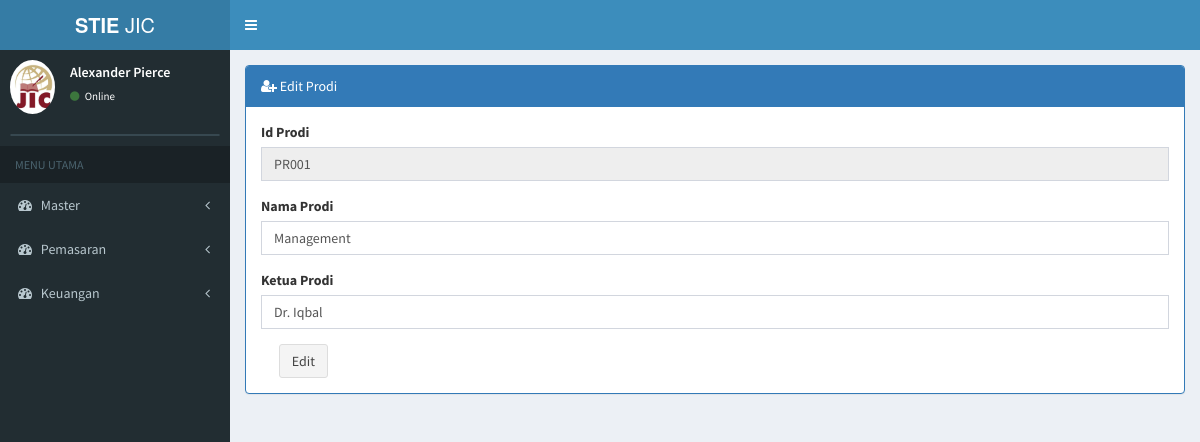
/index.php/master_prodi/edit_prodi/PR001, run on an earlier commit of the app's database.
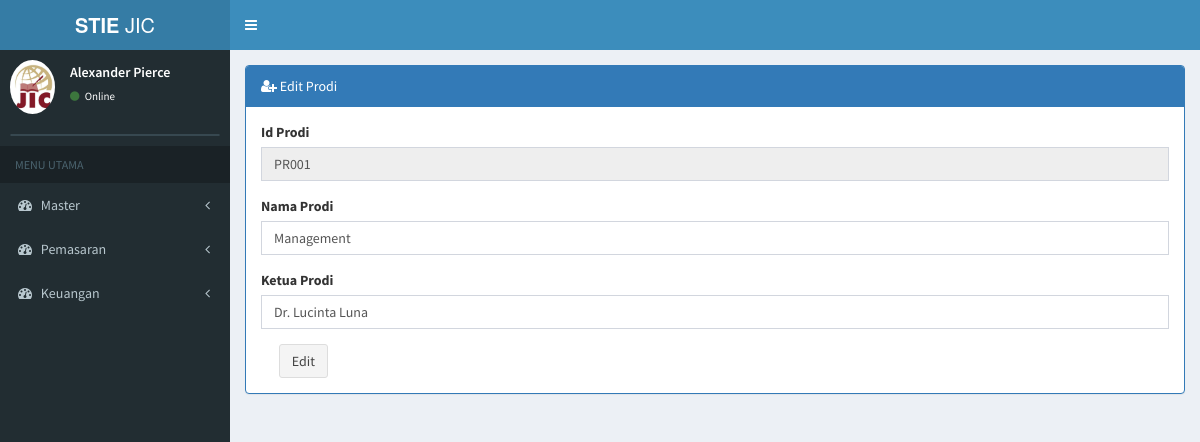
And on a later commit of the database.
### tables this page shows
CREATE TABLE `tb_prodi` (
  `id_prodi` varchar(6) NOT NULL,
  `nama_prodi` varchar(20) NOT NULL,
  `ketua_prodi` varchar(50) NOT NULL
);

### application/controllers/master_prodi.php (called while the page is built, shortened)
<?php
class Master_prodi extends CI_Controller {
	public function __construct()
	{
		$this->load->model('prodi_model');
	}
	public function edit_prodi(){
				$data['main_view'] = 'Prodi/edit_prodi_view';
				$id_prodi = $this->uri->segment(3);
				$data['edit'] = $this->prodi_model->get_prodi_by_id($id_prodi);
				$this->load->view('template', $data);
	}
}

### index.php (called while the page is built, shortened)
<?php
require_once BASEPATH.'core/CodeIgniter.php';

### application/models/prodi_model.php (called while the page is built, shortened)
<?php
class Prodi_model extends CI_Model {
    public function get_prodi_by_id($id_prodi){
      return $this->db->where('id_prodi', $id_prodi)
              ->get('tb_prodi')
              ->row();
  }
}

### application/views/Prodi/edit_prodi_view.php (the view, shortened to what this page needs)
<form  method="post" action="<?php echo base_url(); ?>index.php/master_prodi/save_edit_prodi/<?php echo $edit->id_prodi; ?>" enctype="multipart/form-data">
<div class="row">
    <div class="col-md-12">
        <div>
          <div class="panel panel-primary">
            <div class="panel-heading">
            <i class="fa fa-user-plus"></i> Edit Prodi</div>
            <div class="panel-body">
              <div class="row">
                <div class="col-lg-12">
                      <div class="form-group">
                        <label for="email">Id Prodi</label>
                        <input type="text" name="id_prodi" class="form-control" id="id_prodi" placeholder="Masukkan Id prodi" value="<?php echo $edit->id_prodi; ?>" readonly>
                      </div>
                      <div class="form-group">
                        <label for="email">Nama Prodi</label>
                        <input type="text" name="nama_prodi" class="form-control" id="nama_prodi" placeholder="Masukkan Nama prodi" value="<?php echo $edit->nama_prodi; ?>">
                      </div>
                      <div class="form-group">
                        <label for="email">Ketua Prodi</label>
                        <input type="text" name="ketua_prodi" class="form-control" id="ketua_prodi" placeholder="Masukkan Ketua Prodi" value="<?php echo $edit->ketua_prodi; ?>">
                      </div>
                      <div class="form-group mb-n">
                  <div class="col-sm-8">
                    <input type="submit" name="submit" class="btn btn-default" background_color="orange" id="largeinput" placeholder="Large Input" value="Edit">
                  </div>
                </div>
              </div></div>
            </div>
          </div>
        </div>
          </div>
        </div>
        </form>

What changed in the data, as far as the page shows it:
changed tb_prodi "PR001": ketua_prodi "Dr. Iqbal" → "Dr. Lucinta Luna"
